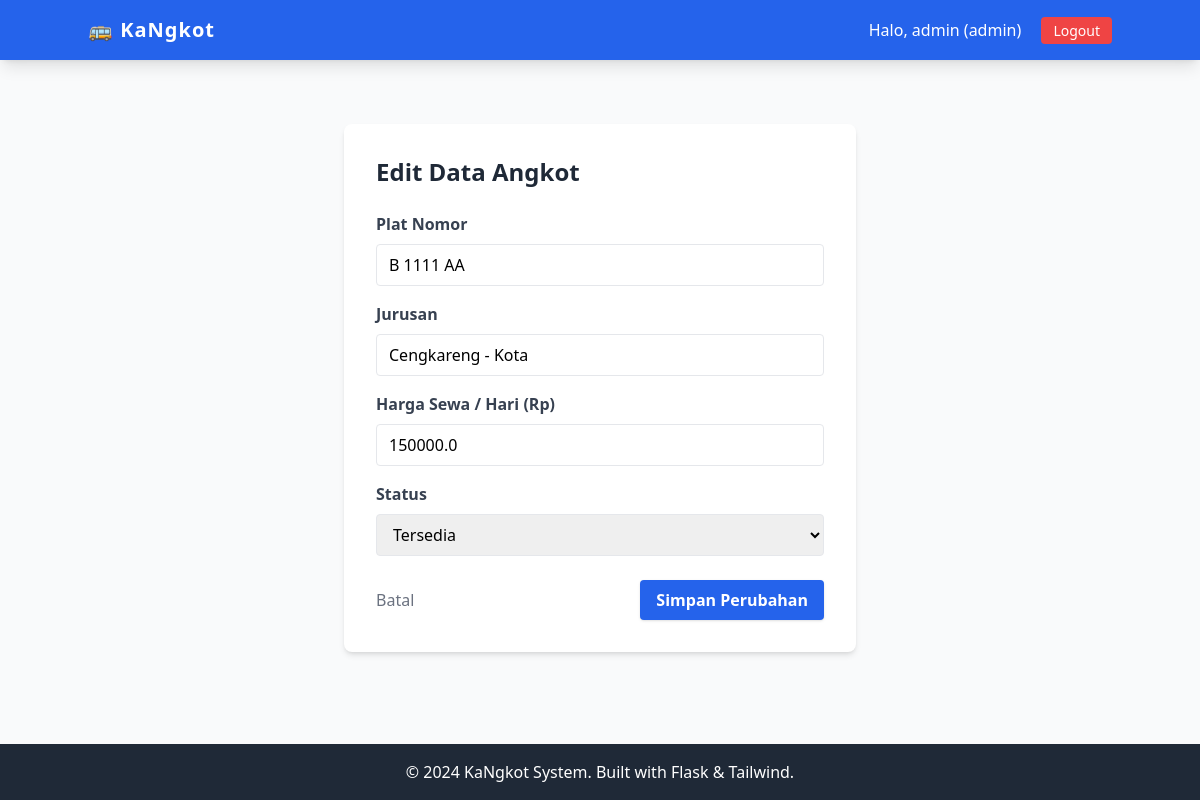
The app's page /angkot/edit/1 (signed in), older data.
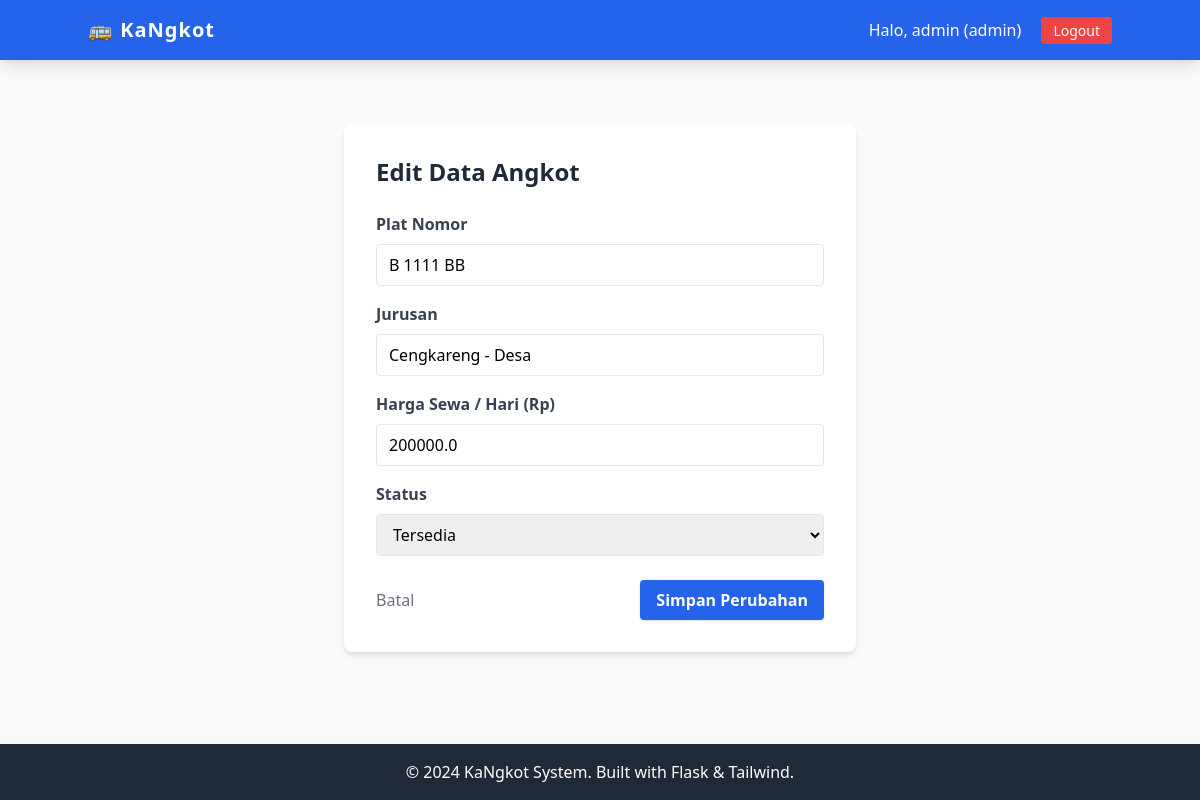
The same page, newer data.
### tables this page shows
CREATE TABLE angkot (
        id INTEGER PRIMARY KEY AUTOINCREMENT,
        plat_nomor TEXT NOT NULL UNIQUE,
        jurusan TEXT NOT NULL,
        harga_per_hari REAL NOT NULL,
        status TEXT DEFAULT 'tersedia',
        img_url TEXT
    );

### app_mysql.py (the view, shortened to what this page needs)
@app.route('/angkot/edit/<int:id>', methods=['GET', 'POST'])
def edit_angkot(id):
    if 'user_id' not in session or session.get('role') != 'admin':
        return redirect(url_for('dashboard'))
    conn = get_db_connection()
    cursor = conn.cursor()
    cursor.execute("SELECT * FROM angkot WHERE id = ?", (id,))
    angkot = cursor.fetchone()
    conn.close()
    return render_template('form_angkot.html', angkot=angkot)

### db_config.py (called while the page is built)
def get_db_connection():
    base_dir = os.path.dirname(os.path.abspath(__file__))
    db_path = os.path.join(base_dir, DB_NAME)
    conn = sqlite3.connect(db_path)
    conn.row_factory = sqlite3.Row
    return conn

### templates/form_angkot.html (shortened to what this page needs)
{% extends 'base.html' %}
{% block content %}
<div class="max-w-lg mx-auto bg-white p-8 rounded-lg shadow-md mt-10">
    <h2 class="text-2xl font-bold text-gray-800 mb-6">
        {% if angkot %} Edit Data Angkot {% else %} Tambah Angkot Baru {% endif %}
    </h2>
    <form method="POST">
        <div class="mb-4">
            <label class="block text-gray-700 font-bold mb-2">Plat Nomor</label>
            <input type="text" name="plat_nomor"
                   value="{{ angkot['plat_nomor'] if angkot else '' }}"
                   class="w-full border rounded px-3 py-2 focus:outline-none focus:ring focus:border-blue-300"
                   placeholder="Contoh: B 1234 CD" required>
        </div>
        <div class="mb-4">
            <label class="block text-gray-700 font-bold mb-2">Jurusan</label>
            <input type="text" name="jurusan"
                   value="{{ angkot['jurusan'] if angkot else '' }}"
                   class="w-full border rounded px-3 py-2 focus:outline-none focus:ring focus:border-blue-300"
                   placeholder="Contoh: Cengkareng - Kota" required>
        </div>
        <div class="mb-4">
            <label class="block text-gray-700 font-bold mb-2">Harga Sewa / Hari (Rp)</label>
            <input type="number" name="harga_per_hari"
                   value="{{ angkot['harga_per_hari'] if angkot else '' }}"
                   class="w-full border rounded px-3 py-2 focus:outline-none focus:ring focus:border-blue-300"
                   placeholder="Contoh: 150000" required>
        </div>
        <div class="mb-6">
            <label class="block text-gray-700 font-bold mb-2">Status</label>
            <select name="status" class="w-full border rounded px-3 py-2 focus:outline-none focus:ring focus:border-blue-300">
                <option value="tersedia" {% if angkot and angkot['status'] == 'tersedia' %}selected{% endif %}>Tersedia</option>
            </select>
        </div>
        <div class="flex justify-between">
            <a href="{{ url_for('dashboard') }}" class="text-gray-500 hover:text-gray-700 py-2">Batal</a>
            <button type="submit" class="bg-blue-600 hover:bg-blue-700 text-white font-bold py-2 px-4 rounded shadow">
                {% if angkot %} Simpan Perubahan {% else %} Tambah Angkot {% endif %}
            </button>
        </div>
    </form>
</div>
{% endblock %}

Row changes from the older to the newer data that the page shows:
changed angkot "Tersedia": plat_nomor "B 1111 AA" → "B 1111 BB"; jurusan "Cengkareng - Kota" → "Cengkareng - Desa"; harga_per_hari "150000.0" → "200000.0"
